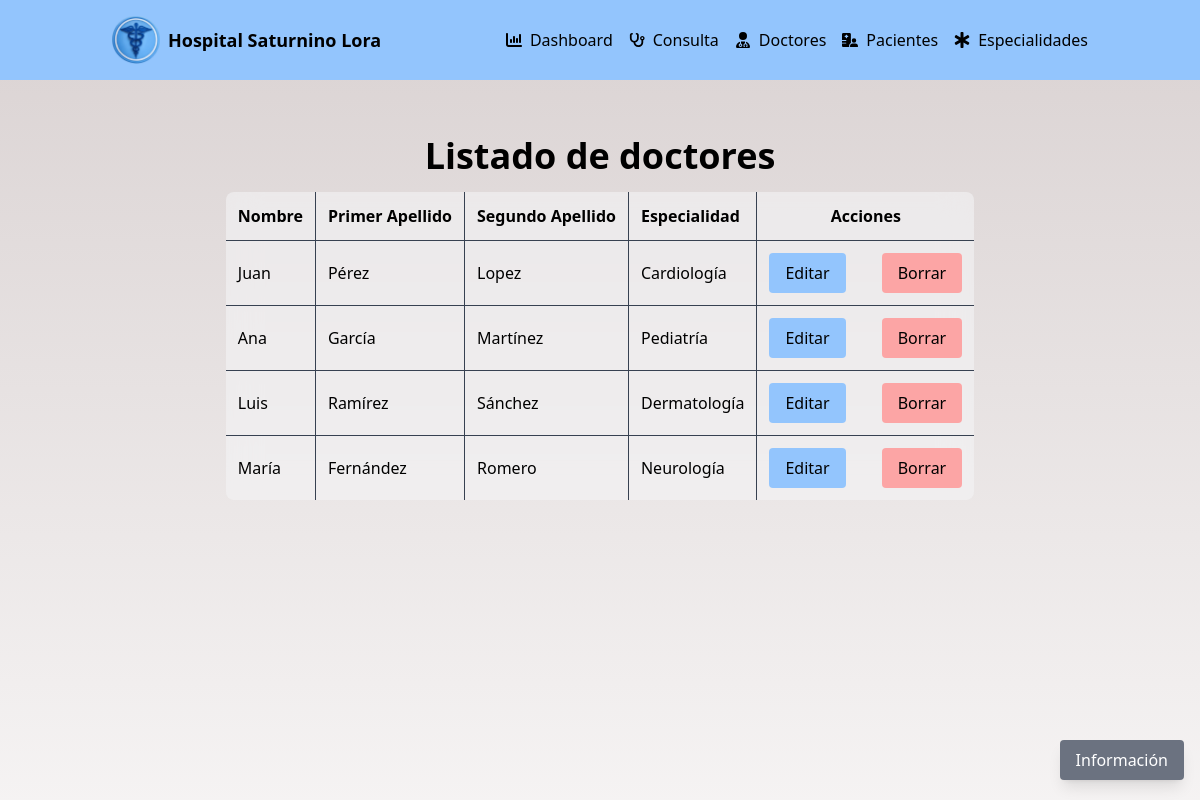
/?controller=Doctor&&action=principal, run on the app's committed database.
### tables this page shows
CREATE TABLE `doctor` (
  `id_doctor` int(11) NOT NULL,
  `nombre_doctor` varchar(50) NOT NULL,
  `primer_apellido_doctor` varchar(50) NOT NULL,
  `segundo_apellido_doctor` varchar(50) NOT NULL,
  `id_especialidad` int(11) NOT NULL
);

CREATE TABLE `especialidad` (
  `id_especialidad` int(11) NOT NULL,
  `detalles` varchar(50) NOT NULL
);

### app/controllers/DoctorController.php (called while the page is built, shortened)
<?php
require_once "app/models/Doctor.php";
class DoctorController
{
    public function __construct()
    {
        $this->doctor = new Doctor();
    }
    public function principal(): void
    {
        include "app/views/src/pages/listado_doctores.php";
    }
}

### app/models/DataBase.php (called while the page is built, shortened)
<?php
class DataBase{
    public static function connect(){
        try{
            $connexion = new PDO("mysql:host=".self::server.";dbname=".self::dbname.";charset=utf8",self::user,self::password);
            $connexion -> setAttribute(PDO::ATTR_ERRMODE,PDO::ERRMODE_EXCEPTION);
            return $connexion;
        }catch(PDOException $e){
            return "Fallo ".$e->getMessage();
        }
    }
}

### app/models/Doctor.php (called while the page is built, shortened)
<?php
class Doctor{
    private $pdo;
    public function __CONSTRUCT(){
        $this->pdo = DataBase::connect();
    }
    public function listar(){
        try{
            $consulta = $this->pdo->prepare("SELECT d.id_doctor, nombre_doctor, primer_apellido_doctor, segundo_apellido_doctor, detalles
                                            FROM DOCTOR d INNER JOIN ESPECIALIDAD e ON d.id_especialidad = e.id_especialidad;");
            $consulta->execute();
            return $consulta->fetchAll(PDO::FETCH_OBJ);
        }catch(Exception $e){
            die($e->getMessage());
        }
    }
}

### app/views/src/pages/listado_doctores.php (the view, shortened to what this page needs)
<!DOCTYPE html>
<html lang="es">
    <head>
        <link rel="stylesheet" href="app/views/src/styles/estilos.css">
    </head>
    <body class="bg-cover bg-center bg-fixed" style="background-image: linear-gradient(rgba(186, 172, 172, 0.542), rgba(205, 194, 194, 0.2)), url('app/views/src/icons/doctors.jpg');background-position: center 20%;">
        <header class="bg-blue-300">
            <div class="container mx-auto flex items-center justify-between py-4 px-6 flex-wrap">
              <div class="flex items-center space-x-2 mr-2">
                <img src="app/views/src/icons/logoH.png" alt="Ícono del hospital" class="w-12 h-12">
                <h1 class="text-black font-bold text-lg whitespace-nowrap">
                  Hospital Saturnino Lora
                </h1>
              </div>
              <nav class="flex-grow">
                <ul class="flex flex-col sm:flex-row justify-end items-center space-y-2 sm:space-y-0 sm:space-x-4">
                  <li class="flex items-center space-x-2">
                    <a href="?controller=Dashboard"
                      class="text-dark-gray hover:text-blue-logo hover:text-blue-700 ml-2 hover:underline">Dashboard</a>
                  </li>
                  <div class="flex items-center space-x-2">
                    <li class="relative flex items-center">
                      <button id="inicio-btn-consulta"
                        class="text-dark-gray hover:text-blue-logo hover:text-blue-700  hover:underline ml-2">
                        Consulta
                      </button>
                    </li>
                  </div>
                  <div class="flex items-center space-x-2">
                    <li class="relative flex items-center">
                      <button id="inicio-btn-doctores" class="text-dark-gray hover:text-blue-logo hover:text-blue-700 hover:underline ml-2">
                        Doctores
                      </button>
                    </li>
                  </div>
                  <div class="flex items-center space-x-2">
                    <li class="relative flex items-center">
                      <button id="inicio-btn-pacientes" class="text-dark-gray hover:text-blue-logo hover:text-blue-700 hover:underline ml-2">
                        Pacientes
                      </button>
                    </li>
                  </div>
                  <div class="flex items-center space-x-2">
                    <li class="relative flex items-center">
                      <button id="inicio-btn-especialidad" class="text-dark-gray hover:text-blue-logo hover:text-blue-700 hover:underline ml-2">
                        Especialidades
                      </button>
                    </li>
                  </div>
                </ul>
              </nav>
            </div>
          </header>
        <main class="container mx-auto py-4 px-6 sm:px-6 max-w-full overflow-x-auto">
            <section class="mb-8">
                <div class="flex flex-col items-center mt-10">
                  <h2 class="text-2xl sm:text-4xl font-bold mb-4 ">Listado de doctores</h2>
                  <div class="w-full max-w-full overflow-x-auto mx-auto">
                    <table id="tablaDoctores" class="p-6 w-auto backdrop-blur-lg bg-gray-100/60 border-collapse overflow-hidden rounded-lg table-auto mx-auto">
                      <thead>
                          <tr>
                              <th class="p-2 sm:p-3 border-r border-b border-gray-700 text-left">Nombre</th>
                              <th class="p-2 sm:p-3 border-r border-b border-gray-700 text-left">Primer Apellido</th>
                              <th class="p-2 sm:p-3 border-r border-b border-gray-700 text-left">Segundo Apellido</th>
                              <th class="p-2 sm:p-3 border-r border-b border-gray-700 text-left">Especialidad</th>
                              <th class="p-2 sm:p-3 border-b border-gray-700 text-center">Acciones</th>
                          </tr>
                      </thead>
                      <tbody>
                        <?php
                        $doctores = $this->doctor->listar();
                        for($i = 0; $i < count($doctores); $i ++): ?>
                            <tr>
                                <?php if($i+1 == count($doctores)): ?>
                                    <td class="p-2 sm:p-3 border-r border-gray-700 text-left"><?php echo $doctores[$i]->nombre_doctor; ?></td>
                                    <td class="p-2 sm:p-3 border-r border-gray-700 text-left"><?php echo $doctores[$i]->primer_apellido_doctor; ?></td>
                                    <td class="p-2 sm:p-3 border-r border-gray-700 text-left"><?php echo $doctores[$i]->segundo_apellido_doctor; ?></td>
                                    <td class="p-2 sm:p-3 border-r border-gray-700 text-left"><?php echo $doctores[$i]->detalles; ?></td>
                                    <td class="p-2 sm:p-3 border-gray-700 text-left">
                                      <div class="flex flex-col sm:flex-row justify-end items-center space-y-2 sm:space-y-0 sm:space-x-4">
                                        <a href="?controller=Doctor&&action=form_doctores&&id=<?php echo $doctores[$i]->id_doctor ?>" class="px-4 py-2 bg-blue-300 text-black rounded hover:bg-blue-500 mr-5 editar-fila"> Editar </a>
                                        <a href="?controller=Doctor&&action=eliminar&&id=<?php echo $doctores[$i]->id_doctor ?>" class="px-4 py-2 bg-red-300 text-black rounded hover:bg-red-500 mr-5 borrar-fila"> Borrar </a>
                                      </div>
                                    </td>
                                <?php else: ?>
                                    <td class="p-2 sm:p-3 border-r border-b border-gray-700 text-left"><?php echo $doctores[$i]->nombre_doctor; ?></td>
                                    <td class="p-2 sm:p-3 border-r border-b border-gray-700 text-left"><?php echo $doctores[$i]->primer_apellido_doctor; ?></td>
                                    <td class="p-2 sm:p-3 border-r border-b border-gray-700 text-left"><?php echo $doctores[$i]->segundo_apellido_doctor; ?></td>
                                    <td class="p-2 sm:p-3 border-r border-b border-gray-700 text-left"><?php echo $doctores[$i]->detalles; ?></td>
                                    <td class="p-2 sm:p-3 border-b border-gray-700 text-left">
                                      <div class="flex flex-col sm:flex-row justify-end items-center space-y-2 sm:space-y-0 sm:space-x-4">
                                        <a href="?controller=Doctor&&action=form_doctores&&id=<?php echo $doctores[$i]->id_doctor ?>" class="px-4 py-2 bg-blue-300 text-black rounded hover:bg-blue-500 mr-5 editar-fila"> Editar </a>
                                        <a href="?controller=Doctor&&action=eliminar&&id=<?php echo $doctores[$i]->id_doctor ?>" class="px-4 py-2 bg-red-300 text-black rounded hover:bg-red-500 mr-5 borrar-fila"> Borrar </a>
                                      </div>
                                    </td>
                                <?php endif ?>
                            </tr>
                        <?php endfor
                         ?>
                      </tbody>
                    </table>
                  </div>
                </div>
              </section>
        </main>
        <a href="#footer" class="btn-flotante fixed bottom-5 right-4 bg-gray-500 text-white px-4 py-2 rounded shadow-lg text-sm sm:text-base">Información</a>
    </body>
</html>

### data on the page
doctor: nombre_doctor "Juan", primer_apellido_doctor "Pérez", segundo_apellido_doctor "Lopez", id_especialidad.detalles "Cardiología"
doctor: nombre_doctor "Ana", primer_apellido_doctor "García", segundo_apellido_doctor "Martínez", id_especialidad.detalles "Pediatría"
doctor: nombre_doctor "Luis", primer_apellido_doctor "Ramírez", segundo_apellido_doctor "Sánchez", id_especialidad.detalles "Dermatología"
doctor: nombre_doctor "María", primer_apellido_doctor "Fernández", segundo_apellido_doctor "Romero", id_especialidad.detalles "Neurología"
